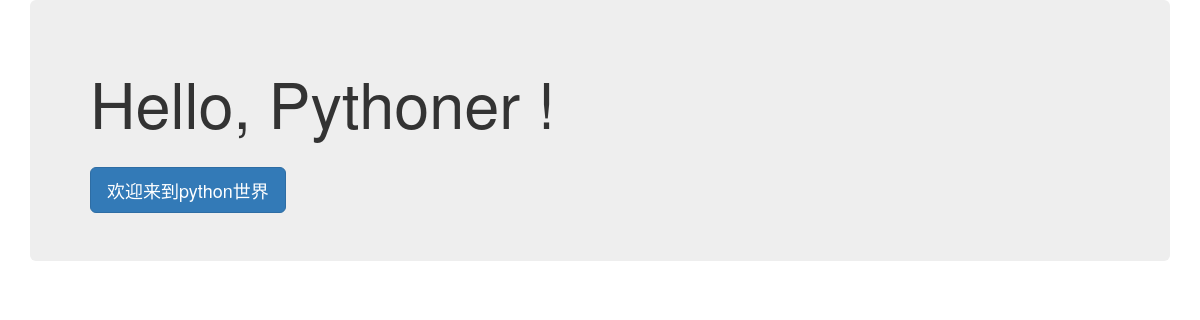
The app's page /, older data.
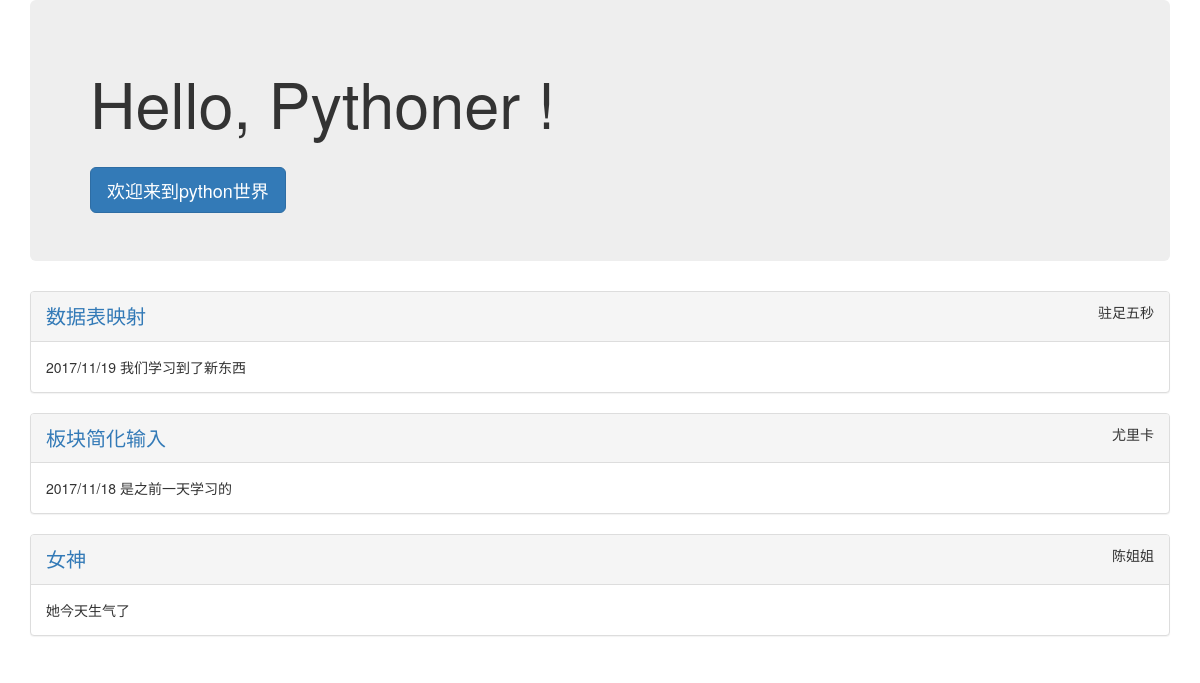
The same page, newer data.
### block/models.py (models this page shows, shortened)
class Block(models.Model):
    name = models.CharField(u'板块名称',max_length=100)
    owner = models.CharField(u'管理员', max_length=100)
    desc = models.CharField(u'板块信息', max_length=100)
    status=models.IntegerField(u'状态',choices=((1,'常用'),(0,'待定'),(-1,'隐藏')))
    class Meta:
        verbose_name='板块'
        verbose_name_plural='板块'

### views.py (the view)
# urls.py: url(r'^$',views.index),
def index(request):
    block_infos = Block.objects.filter(status__gte=0).order_by('id')
    return render(request,"index.html",{'blocks':block_infos})

### templates/index.html
{% extends "base.html" %}
    {% block content %}
        {% for b in blocks %}
        <div class="panel panel-default">
           <div class="panel-heading">
              <span><a href="/article/list/{{b.id}}" style="font-size:20px">{{b.name}}</a></span>
               <span class="pull-right">{{b.owner}}</span>
           </div>
           <div class="panel-body">
            {{b.desc}}
           </div>
        </div>
        {% endfor %}
    {% endblock %}

### templates/base.html (shortened to what this page needs)
<!DOCTYPE html>
<html lang="en">
<head>
    <link rel="stylesheet" href="/static/css/bootstrap.min.css">
</head>
<body>
    <div class="container">
        <div class="row">
            <div class="col-xs-12 col-md-12">
                <div class="jumbotron">
                  <h1>Hello, Pythoner !</h1>
                    <br />
                  <a class="btn btn-primary btn-lg" role="button" href="https://www.python.org/">欢迎来到python世界</a>
                </div>
            </div>
         </div>
        <div class="row">
            <div class="col-xs-12 col-md-12">
                {% block content %}
                 {% endblock %}
            </div>
        </div>
    </div>
</body>
</html>

Row changes from the older to the newer data that the page shows:
added Block: name "数据表映射", owner "驻足五秒", desc "2017/11/19 我们学习到了新东西"
added Block: name "板块简化输入", owner "尤里卡", desc "2017/11/18 是之前一天学习的"
added Block: name "女神", owner "陈姐姐", desc "她今天生气了"
